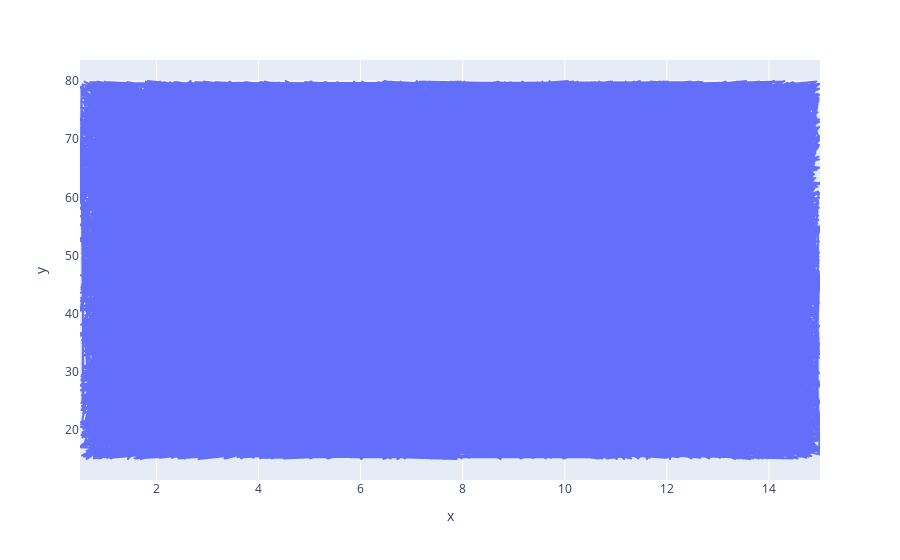

The notebook cell this image was saved under:
### Code cell
fig_psa= px.line(x=df['PSA_Level'], y = df['Prostate_Volume'])
# fig_psa.axes_title('PSa_level')
fig_psa.show()

### Figure 1 — Plotly figure (JSON) as saved in the notebook; plotly's stock layout.template omitted (floating-point values rounded to 4 significant figures; data arrays with more than 128 entries replaced by an {"elided": "..."} marker saying what was removed)
{"data": [{"hovertemplate": "x=%{x}<br>y=%{y}<extra></extra>", "legendgroup": "", "line": {"color": "#636efa", "dash": "solid"}, "marker": {"symbol": "circle"}, "mode": "lines", "name": "", "showlegend": false, "type": "scattergl", "x": {"elided": "27945 float values"}, "xaxis": "x", "y": {"elided": "27945 float values"}, "yaxis": "y"}], "layout": {"legend": {"tracegroupgap": 0}, "margin": {"t": 60}, "xaxis": {"anchor": "y", "domain": [0, 1], "title": {"text": "x"}}, "yaxis": {"anchor": "x", "domain": [0, 1], "title": {"text": "y"}}}}
